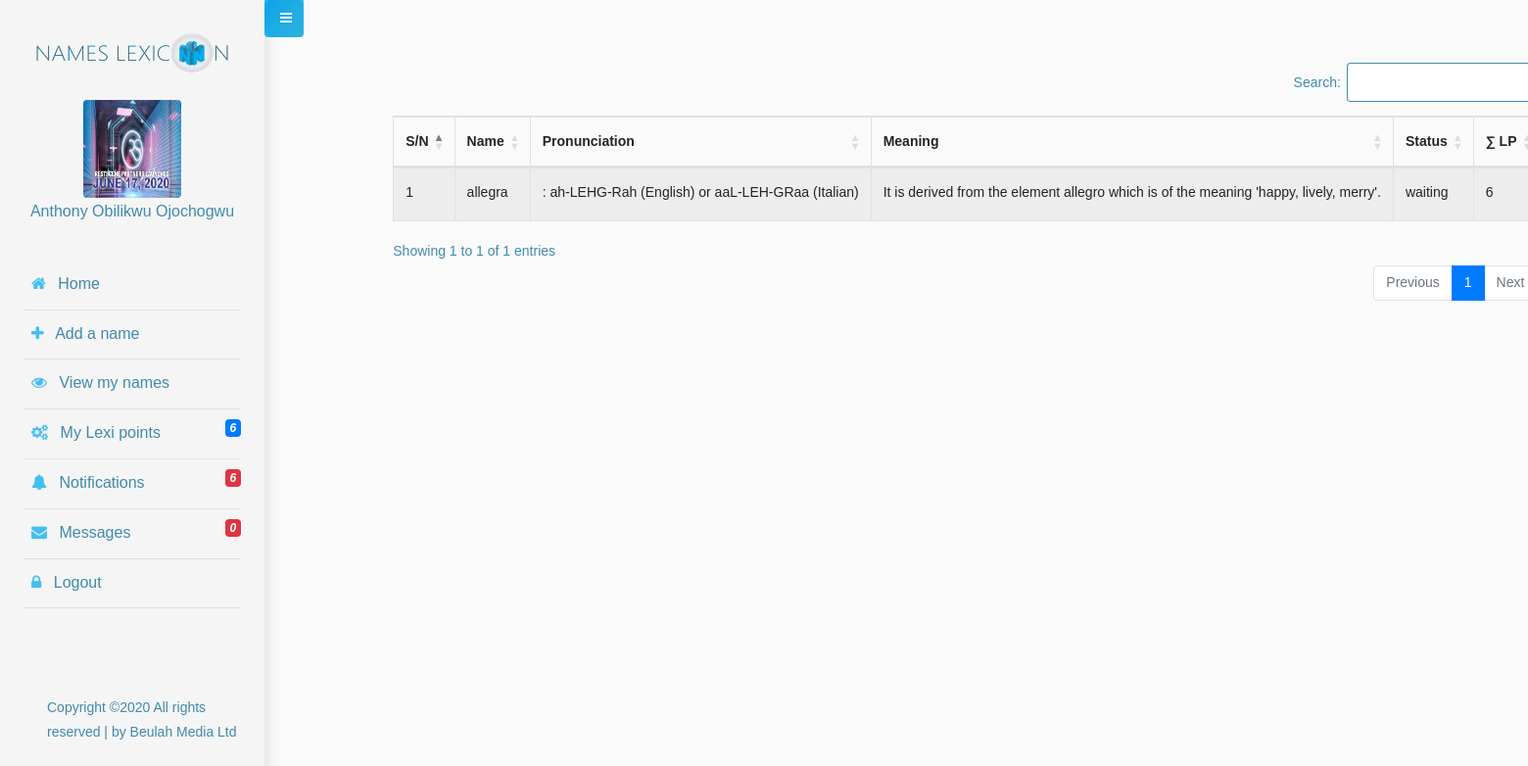
Page /user/?pg=viewNames (signed in) on the committed database.
### tables this page shows
CREATE TABLE `members` (
  `memId` int(10) NOT NULL,
  `fullName` varchar(200) NOT NULL,
  `gender` varchar(40) DEFAULT NULL,
  `dob` varchar(40) DEFAULT NULL,
  `profilePix` varchar(200) DEFAULT NULL,
  `email` varchar(100) NOT NULL,
  `pwd` varchar(200) NOT NULL,
  `lexiPoints` int(10) NOT NULL DEFAULT 0,
  `user_status` enum('1','0') NOT NULL DEFAULT '1',
  `date_created` datetime NOT NULL,
  `date_updated` datetime DEFAULT NULL
);

CREATE TABLE `names` (
  `namesId` int(10) NOT NULL,
  `name` varchar(70) NOT NULL COMMENT 'name of a person',
  `otherForms` varchar(150) NOT NULL COMMENT 'Other forms of the name\r\n',
  `nameUsage` varchar(200) DEFAULT NULL,
  `gender` varchar(15) NOT NULL COMMENT 'the gender of the person',
  `origin` text NOT NULL COMMENT 'origin of the name',
  `pronounce` varchar(200) NOT NULL COMMENT 'how to prnounce the name',
  `meaning` text NOT NULL COMMENT 'The meaning of the name',
  `history` text NOT NULL COMMENT 'history of the name',
  `personality` mediumtext DEFAULT NULL COMMENT 'the personality trait associated with the name',
  `addedBy` int(10) NOT NULL COMMENT 'ID of the User who added this name',
  `status` enum('pending','approved','waiting') NOT NULL DEFAULT 'pending',
  `approvedBy` int(11) DEFAULT NULL,
  `published` enum('0','1') NOT NULL DEFAULT '0',
  `publishedAt` datetime DEFAULT NULL,
  `date_created` datetime NOT NULL COMMENT 'date the name was added',
  `date_updated` datetime DEFAULT NULL COMMENT 'date the details was changed'
);

### user/index.php (the view, shortened to what this page needs)
<?php
   require_once("../api/userCtrl.php");
   require_once("../api/messaging.php");
   $msg   = new Message();
   $noty  = new Notification();
   $user->checkLoggedIn();
   $user->logOut();
?>
<!doctype html>
<html lang="en">
  <head>
		<link rel="stylesheet" href="https://maxcdn.bootstrapcdn.com/bootstrap/4.0.0/css/bootstrap.min.css">
		<link rel="stylesheet" href="https://stackpath.bootstrapcdn.com/font-awesome/4.7.0/css/font-awesome.min.css">
		<link rel="stylesheet" href="css/style.css">
		<link rel="stylesheet" href="https://cdn.datatables.net/1.10.22/css/dataTables.bootstrap4.min.css">
		<link rel="stylesheet" href="https://cdn.datatables.net/buttons/1.6.4/css/buttons.bootstrap4.min.css">
  </head>
  <body>
		<div class="wrapper d-flex align-items-stretch">
			<nav id="sidebar" class ="shadow" style ="color:#1f769ed7 !important;">
				<div class="custom-menu">
					<button type="button" id="sidebarCollapse" class="btn btn-primary"> <i class="fa fa-bars"></i>
					    <span class="sr-only">Toggle Menu</span> </button>
				</div>
		   <div class="p-4">
			<h6><a href="./" class="logo img-responsive"><img src="images/logo-outline.png" width="100%" height="60"/></a></h6>
	        <ul class="list-unstyled components mb-5">
			  <li class="text-center mb-4">
				<a href="./?pg=profile">
				 <img src="<?php  echo "./images/uploads/".$user->getMemberDetails($_SESSION["NL_USER_LIVE"])['profilePix'] ?? "./images/photo.jpg" ?>" style ="height:100px; width:100px;" class="rounded" alt="Profile Picture" /> <br/>
				 <?php echo $user->getMemberDetails($_SESSION["NL_USER_LIVE"])['fullName']; ?>
			   </a>
			  </li>
	          <li class="border-bottom lexiMenu"> <a href="./?pg=home"><span class="fa fa-home mx-2"></span>       Home  </a>           </li>
			  <li class="border-bottom lexiMenu"> <a href="./?pg=addName"><span class="fa fa-plus mx-2"></span>    Add a name </a>      </li>
			  <li class="border-bottom lexiMenu"> <a href="./?pg=viewNames"><span class="fa fa-eye mx-2"></span>   View my names </a>   </li>
			  <li class="border-bottom lexiMenu"> <a href="./?pg=lexipoints"><span class="fa fa-cogs mx-2"></span> My Lexi points <i class ="badge badge-primary float-right"><?php echo $user->getTotalLexiPoints($_SESSION["NL_USER_LIVE"]); ?></i> </a> </li>
			  <li class="border-bottom lexiMenu"> <a href="./?pg=notify"><span class="fa fa-bell mx-2"></span>     Notifications  <i class ="badge badge-danger float-right"><?php echo  $noty->getTotalNotification($user->getMemberDetails($_SESSION["NL_USER_LIVE"])['memId']); ?></i> </a> </li>
			  <li class="border-bottom lexiMenu"> <a href="./?pg=msg"><span class="fa fa-envelope mx-2"></span>    Messages       <i class ="badge badge-danger float-right"><?php $msg->getTotalReceivedMessages($user->getMemberDetails($_SESSION["NL_USER_LIVE"])['memId']); ?></i> </a> </li>
			  <li class="border-bottom lexiMenu"> <a href="./?pg=logout"><span class="fa fa-lock mx-2"></span>     Logout  </a>  </li>
	        </ul>
	        <div class="footer m-4" style ="color:#1f769ed7 !important;">
	        	<p>
				Copyright &copy;<spann id="dateHolder"></spann>
				All rights reserved | <i class="icon-heart" aria-hidden="true"></i>
				by <a href="https://nameslexicon.com" target="_blank">Beulah Media Ltd</a>
				</p>
	        </div>
	      </div>
    	</nav>
      <div id="content">
			<div class="row p-5 offset-md-1">
				<?php
					if(isset($_GET['pg'])){
						$pg   = $_GET['pg']; $page = "assets/temp/".$pg.".php";
					if(file_exists($page)){
							require_once($page);
						}
					}else{
						require_once("assets/temp/home.php");
					}
			   ?>
			</div>
		</div>
  </div>
  </body>
</html>

### api/messaging.php (shortened to what this page needs)
<?php
class Message extends Database{
    public function getTotalReceivedMessages($memId){
        $con     = self::con();
        $query   = $con->query("SELECT * FROM `messages` WHERE `receiverId` ='$memId'");
        echo  $query->num_rows ;
    }
}

### api/userCtrl.php (shortened to what this page needs)
<?php
require_once("messaging.php");
class User extends Database{
   public function getMemberDetails($email){
        $con        = self::con();
        $queryRow   = $con->query("SELECT * FROM `members` WHERE `email` ='$email'")->fetch_assoc();
        return  $queryRow;
   }
public function getMyNames($email){
   $memId   = $this->getMemberDetails($email)['memId'];
   $con        = self::con();
   $query      = $con->query("SELECT * FROM `names` WHERE `addedBy` ='$memId'");
   if($query){
        if($query->num_rows>0){
              $i = 0;
                while($row = $query->fetch_assoc()){
                        echo ' <tr>
                                <td>'.(++$i).'</td>
                                <td>'.$row['name'].'</td>
                                <td>'.$row['pronounce'].'</td>
                                <td>'. htmlentities($row['meaning']).'</td>
                                <td>'.$row['status'].'</td>
                                <td>'.$this->getLpByName($memId,$row['namesId']).'</td>
                                <td>
                                <a href="index.php?pg=editName&nId='.$row['namesId'].'" class=" btn btn-sm btn-primary" id ="'.$row['namesId'].'"><i class="fa fa-pencil mx-1" data-toggle="tooltip"  title="Edit this name"></i> Edit </a>
                                <a href="#" class="viewName btn btn-sm btn-primary" id ="'.$row['namesId'].'" data-toggle="modal" data-target="#myModal2" ><i class="fa fa-eye mx-1" data-toggle="tooltip" title="View details"></i> View Name</a>
                                </td>
                            </tr>  ';
                    }
                }else{
                    echo '<tr> <td colspan ="6">No Record Yet!</td>  </tr>';
                }
        }
   }
public function getTotalLexiPoints($email){
    $con   = self::con();
    $memId   = $this->getMemberDetails($email)['memId'];
    $query = $con->query("SELECT  SUM(`name`+`gender`+`n_usage`+`origin`+`history`+`meaning`+`pronounce`+`otherForms`) AS totalLexi FROM `lexipoints` WHERE `memId` ='$memId'");
    $row   = $query->fetch_assoc();
    $total = number_format($row['totalLexi'],0,".",",");
    return $total;
}
public function getLpByName($memId,$nameId){
    $con   = self::con();
    $query = $con->query("SELECT  SUM(`name`+`gender`+`n_usage`+`origin`+`history`+`meaning`+`pronounce`+`otherForms`) AS totalLexi FROM `lexipoints` WHERE `memId` ='$memId' AND `namesId` ='$nameId'");
    $row   = $query->fetch_assoc();
    $total = number_format($row['totalLexi'],0,".",",");
    return $total;
}
 }

### rows in the picture
members: profilePix (picture), fullName "Anthony Obilikwu Ojochogwu", lexiPoints "0"
names: name "allegra", pronounce ": ah-LEHG-Rah (English) or aaL-LEH-GRaa (Italian)", meaning "It is derived from the element allegro which is of the meaning 'happy, lively, merry'.", status "waiting", LpByName "6"

### other values in the picture
$user->getTotalLexiPoints($_SESSION["NL_USER_LIVE"]) "6"
$query->num_rows "6"
